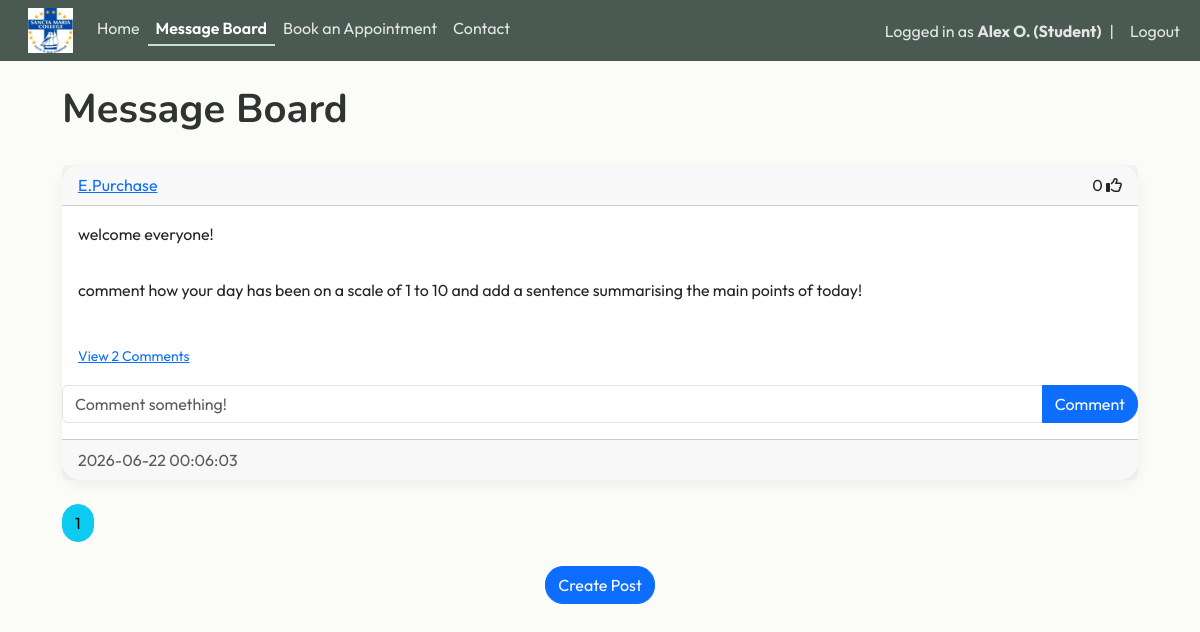
/blog (signed in), run on an earlier commit of the app's database.
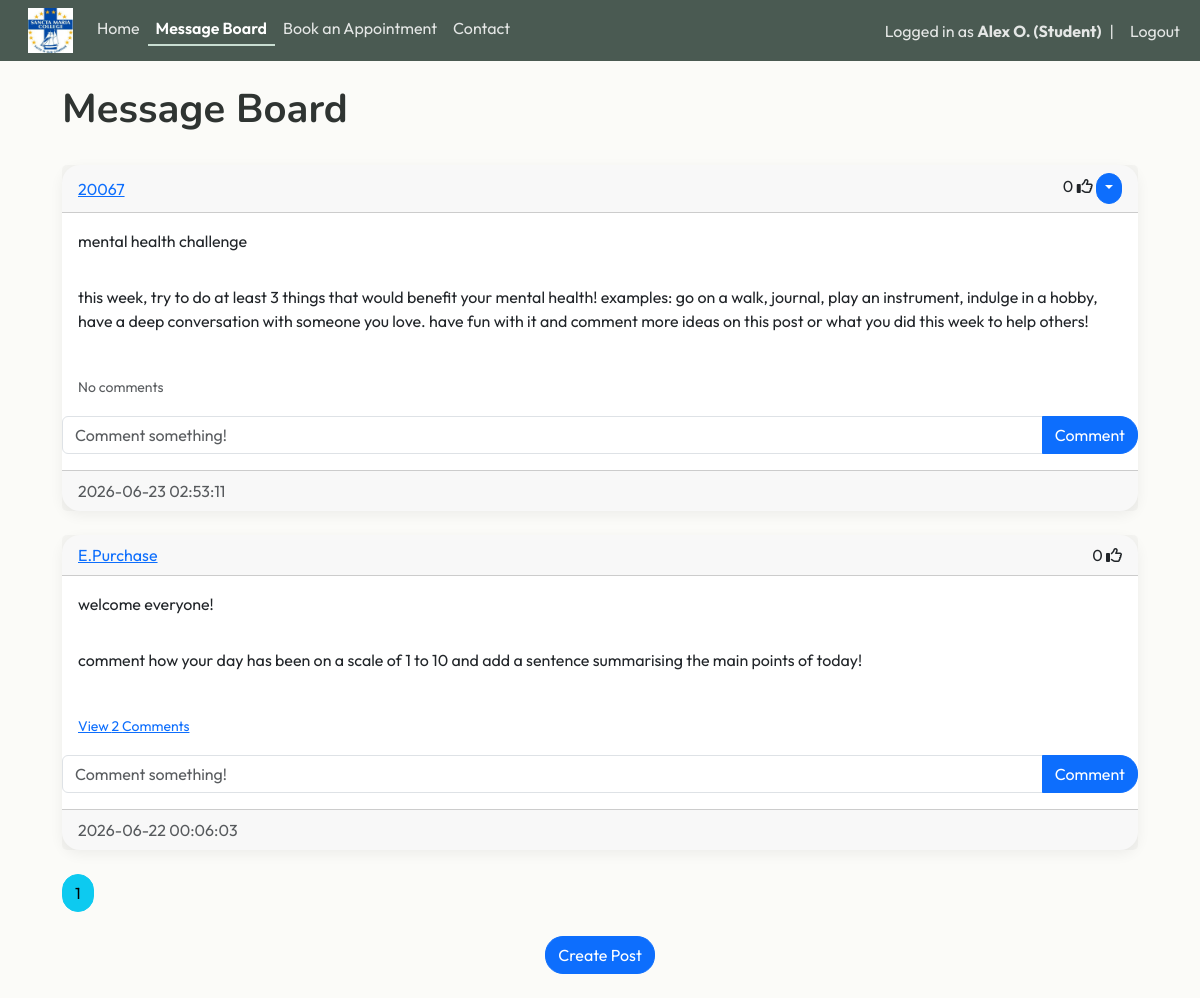
And on a later commit of the database.
### website/models.py (models this page shows)
class Post(db.Model):
    id = db.Column(db.Integer, primary_key=True)
    title = db.Column(db.String(150), unique=False)
    content = db.Column(db.Text, nullable=False)
    date_created = db.Column(db.DateTime(timezone=True), default=func.now())
    author = db.Column(db.Integer, db.ForeignKey('user.id', ondelete="CASCADE"), nullable=False)
    comments = db.relationship('Comment', backref='post', passive_deletes=True)
    likes = db.relationship('Like', backref='post', passive_deletes=True)

class User(db.Model, UserMixin):
    id = db.Column(db.Integer, primary_key=True)
    email = db.Column(db.String(150), unique=True)
    fname = db.Column(db.String(20))
    lname = db.Column(db.String(20))
    username = db.Column(db.String(150), unique=True)
    role = db.Column(db.String(150))
    password = db.Column(db.String(150))
    date_created = db.Column(db.DateTime(timezone=True), default=func.now())
    posts = db.relationship('Post', backref='user', passive_deletes=True)
    comments = db.relationship('Comment', backref='user', passive_deletes=True)
    likes = db.relationship('Like', backref='user', passive_deletes=True)
    appointments = db.relationship('Appointment', foreign_keys="Appointment.counsellor_id", back_populates="counsellor")

### website/views.py (the view)
@views.route("/blog")
@login_required
def blog():
    page = request.args.get('page', 1, type=int)
    posts = Post.query.order_by(Post.date_created.desc()).paginate(page=page, per_page=4)
    return render_template("blog.html", user=current_user, posts=posts, endpoint='views.blog')

### website/__init__.py (called while the page is built)
def create_app():
    app = Flask(__name__)
    app.config['SECRET_KEY'] = "DQiAlMIU5u5eeLDw4KPMHx4d"
    app.config['SQLALCHEMY_DATABASE_URI'] = f'sqlite:///{DB_NAME}'
    db.init_app(app)
    from .views import views
    from .auth import auth
    app.register_blueprint(views, url_prefix="/")
    app.register_blueprint(auth, url_prefix="/")
    from .models import User, Post
    with app.app_context():
        db.create_all()
    login_manager = LoginManager()
    login_manager.login_view = "auth.login"
    login_manager.init_app(app)
    @login_manager.user_loader
    def load_user(id):
        return User.query.get(int(id))
    return app

### website/templates/blog.html
{% extends "posts_div.html"%} {% block title %} Message Board {% endblock %}

### website/templates/posts_div.html (shortened to what this page needs)
{% extends "template.html"%} {% block title %} Message Board {% endblock %}
{% block content%}
<div class="container">
    <br/>
    <h1>{% block header %} Message Board {% endblock %}</h1>
    <br/>
    <div id="posts">
        {% for post in posts %}
        <div class="card border-dark">
            <div class="card-header d-flex justify-content-between align-items-center">
                <a href="/posts/{{post.user.username}}">{{post.user.username}}</a>
                <div>
                    <span id="likes-count-{{post.id}}">{{ post.likes|length }}</span>
                    {% if user.id in post.likes|map(attribute="author")|list %}
                    <i class="fas fa-thumbs-up" id="like-button-{{post.id}}" onclick="like({{post.id}})"></i>
                    {% else %}
                    <i class="far fa-thumbs-up" id="like-button-{{post.id}}" onclick="like({{post.id}})"></i>
                    {% endif %}
                        {% if user.id == post.author %}
                        <div class="btn-group">
                            <button type="button" class="btn btn-primary btn-sm dropdown-toggle" data-bs-toggle="dropdown"></button>
                        </div>
                        {% endif %}
                </div>
            </div>
            <div class ="card-body">
                <div class="card-text">{{post.title}}</div>
            </div>
            <div class ="card-body">
                <div class="card-text">{{post.content}}</div>
            </div>
            <br/>
            <p class="card-text ms-3">
                {% if post.comments|length > 0 %}
                <a data-bs-toggle="collapse" href="#comments-{{post.id}}" role="button">
                    <small>View {{post.comments|length}} Comments</small>
                </a>
                {% else %}
                <small class="text-muted">No comments</small>
                {% endif %}
            </p>
            <form class="input-group mb-3" method="POST" action="/create-comment/{{post.id}}">
                <input type="text" id="text" name="text" class="form-control" placeholder="Comment something!"/>
                <button type="submit" class="btn btn-primary">Comment</button>
            </form >
            <div class ="card-footer text-muted">{{post.date_created}}</div>
        </div>
        <br/>
        {% endfor %}
    </div>
    {% for page_num in posts.iter_pages(left_edge=1, right_edge=1, left_current=1, right_current=2) %}
    {% if page_num %}
    {% if endpoint == 'views.posts' %}
    {% set page_url = url_for(endpoint, username=username, page=page_num) %}
    {% else %}
    {% set page_url = url_for(endpoint, page=page_num) %}
    {% endif %}
    {% if posts.page == page_num %}
    <a class="btn btn-info mb-4" href="{{ page_url }}">{{page_num}}</a>
    {% else %}
    <a class="btn btn-outline-info mb-4" href="{{ page_url }}">{{page_num}}</a>
    {% endif %}
    {% else %}
    ...
    {% endif %}
    {% endfor %}
    {% block footer %}
    <div align="center">
        <a href="/create-post">
            <button type="button" class="btn btn-primary btn-large">
                Create Post
            </button>
        </a>
    </div>
    <br/>
</div>
{% endblock %}
{% endblock %}

What changed in the data, as far as the page shows it:
added Post: user.username "20067", likes|length "0", title "mental health challenge", content "this week, try to do at least 3 things that would benefit your mental health! examples: go on a walk, journal, play an instrument, indulge in a hobby, have a deep conversation with someone you love. have fun with it and comment more ideas on this post or what you did this week to help others!", shows "No comments", date_created "2026-06-23 02:53:11"
